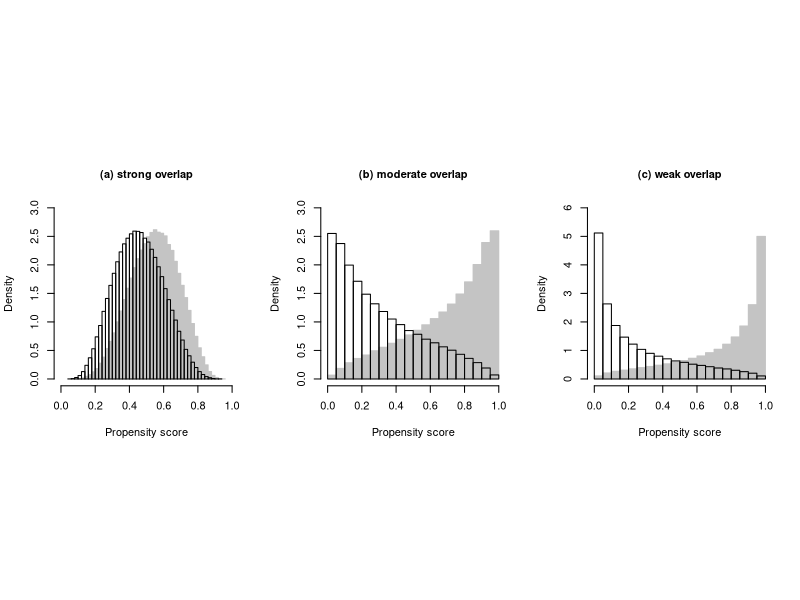

Write R code to recreate this figure.
#visualization for weak, moderate and srong overlap in Web Figure 1
#Author: Zhiqiang Cao
###Date: 2022.12.19

rm(list = ls())

library(survival) 
library(mvtnorm)
library(data.table)

#etermine true value of a0
generatea0 <- function(prev, lower, upper, gamma, nsim=100){
  A0 <- seq(lower, upper, length = nsim)
  PREV <- rep(0,nsim)
  N <- 100000
  
  # covariates
  rho <- 0.5
  #########comment: to keep consistent with main function of generating covariates
  R <- (1-rho) * diag(3) + rho * matrix(1,3,3)
  xc <- rmvnorm(N, rep(0,3), R)
  # generate binary covariates X4 X5 X6
  xb <- cbind(rbinom(n=N,size=1,p=0.5),rbinom(n=N,size=1,p=0.5),rbinom(n=N,size=1,p=0.5))
  W <- cbind(1, xc, xb)
  
  # coefficients
  ac <- gamma*c(0.15, 0.3, 0.3)
  ab <- -gamma*c(0.2, 0.25, 0.25)
  
  # Monte Carlo estimates of prev
  for(i in 1:nsim){
    a0 <- A0[i]
    a <- c(a0, ac, ab)
    e <- plogis(c(W%*%a))
    PREV[i] <- mean(e)
    #print(i)
  }
  return(A0[which.min(abs(PREV-prev))])
}


a0_cand <- sapply(list(1,2,3,4,5), function(g) generatea0(prev=0.5, lower=-5, upper=5, gamma=g))

###gampar=1,3,5 corresponding to strong,moderate and weak overlap
visualizedata <- function(gampar,choice){
  a0 <- a0_cand[gampar]
  N = 1000000  #sample size
  set.seed(123456+500)
  rho = 0.5
  R <- (1-rho) * diag(3) + rho * matrix(1,3,3)
  #generate continuous covariates X4,X5,X6
  xc <- rmvnorm(N, rep(0,3), R)
  #generate binary covariates X4,X5,X6
  xb = cbind(rbinom(n=N,size=1,p=0.5),rbinom(n=N,size=1,p=0.5),rbinom(n=N,size=1,p=0.5))
  x = cbind(xc,xb)
  
  # selection probability for trial
  ac <- gampar*c(0.15, 0.3, 0.3)
  ab <- -gampar*c(0.2, 0.25, 0.25)
  a <- c(a0, ac, ab)
  e <- plogis(c(cbind(1,x)%*%a))
  z <- rbinom(N, 1, e)
  # histograms
  if(choice==1){
    hist(e[z==1],breaks=35,col="gray77",border="gray77",main=paste("(a) strong overlap"),
         xlim=c(0,1),ylim=c(0,3),xlab="Propensity score",freq=F,
         cex.lab = 1, cex.axis = 1 ,cex.main = 1, cex = 1)
    hist(e[z==0],breaks=35,col="NA",add=TRUE,freq=F)
  }else if(choice==2){
    hist(e[z==1],breaks=35,col="gray77",border="gray77",main=paste("(b) moderate overlap"),
         xlim=c(0,1),ylim=c(0,3),xlab="Propensity score",freq=F,
         cex.lab = 1, cex.axis = 1 ,cex.main = 1, cex = 1)
    hist(e[z==0],breaks=35,col="NA",add=TRUE,freq=F)
  }else if(choice==3){
    hist(e[z==1],breaks=35,col="gray77",border="gray77",main=paste("(c) weak overlap"),
         xlim=c(0,1),ylim=c(0,6),xlab="Propensity score",freq=F,
         cex.lab = 1, cex.axis = 1 ,cex.main = 1, cex = 1)
    hist(e[z==0],breaks=35,col="NA",add=TRUE,freq=F)
  }
}

op <- par(mfrow = c(1, 3), pty = "s")
visualizedata(gampar=1,choice=1)
visualizedata(gampar=3,choice=2)
visualizedata(gampar=4,choice=3)
par(op)
